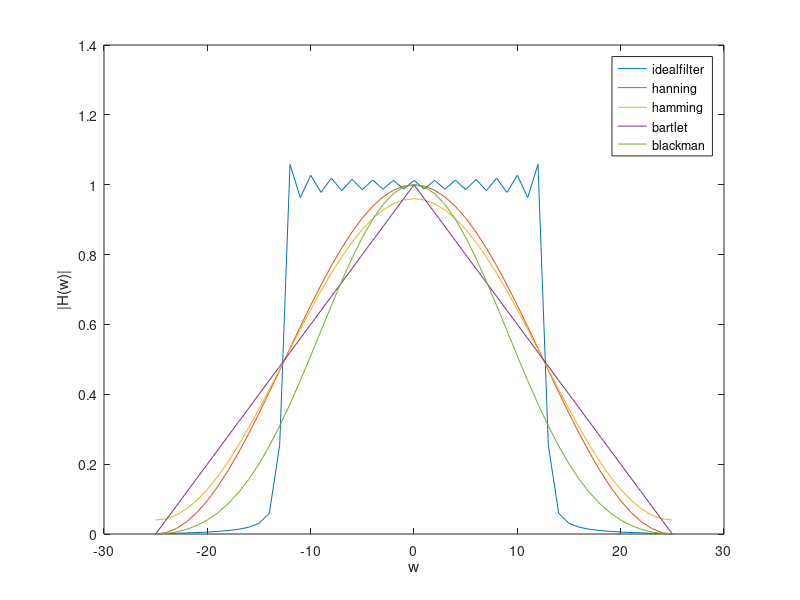

Reproduce this figure in MATLAB.
clc ; 
clear ; 
close all ;
l=51;  #order M=50
w=pi/2;

n=-25:25; 
#ideal filter
h=(sin(w*n)./(pi*n));
h(n==0)=0.5;
h1=fftshift(fft(h));
plot(n,abs(h1),';idealfilter;');
hold on;
ylabel('|H(w)|')
xlabel('w')

#hanning
W=(0.5+0.5*cos((2*pi.*n)./50));
plot(n,abs(W),';hanning;');
hold on;

#hamming
W1=(0.5+0.46*cos((2*pi.*n)./50));
plot(n,abs(W1),';hamming;');
hold on;


#bartlett
W3=(1-((2*abs(n)./50)));
plot(n,abs(W3),';bartlet;');
hold on;

#blackman
W4=(0.42+0.5*cos((2*pi.*n)./50)+0.08*cos((4*pi.*n)./50));
plot(n,abs(W4),';blackman;');
hold on;